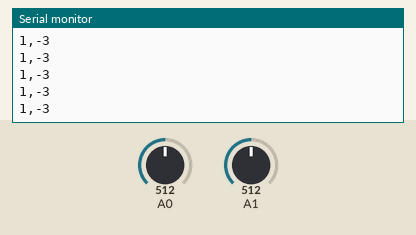
Bench run of a sketch on a simulated Arduino Uno, built with avr-gcc and run on an emulated ATmega328P. Shown: the last lines printed to the serial monitor. Inputs (shaded band) come from the test bench; at power-on: A0 = 512, A1 = 512.

Above: at 1.2 s.
1.3 s: A0 set to 613
At 1.33 s:
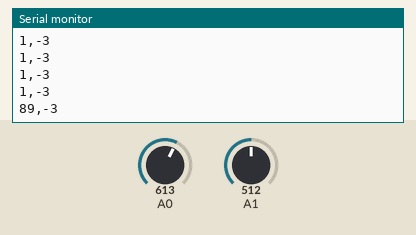
2.8 s: A0 set to 634
At 2.84 s:
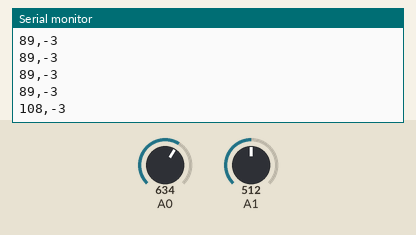
4.3 s: A1 set to 490
At 4.31 s:
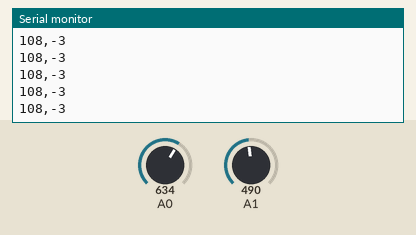
5.8 s: A1 set to 514
At 5.83 s:
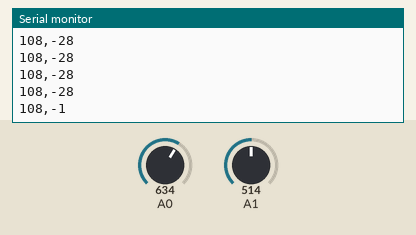
Timing chart, 0 to 8.8 s (numbered marks = the images above; inputs shaded):
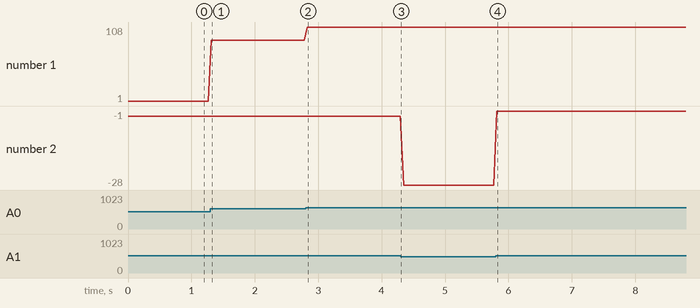

Measured:
- after the input at 1.3 s, the serial monitor: prints a new line at once (image 1)
- after the input at 2.8 s, the serial monitor: prints a new line at once (image 2)
- after the input at 5.8 s, the serial monitor: prints a new line at once (image 4)
- plotted number 1: 1 → 89 after the input at 1.3 s, 89 → 108 after the input at 2.8 s
- plotted number 2: -3 → -28 after the input at 4.3 s, -28 → -1 after the input at 5.8 s

The sketch:

potetiometer_test.ino
```cpp
void setup() {
  Serial.begin(9600);

}

void loop() {
  int joystick_1_y_value = analogRead(A0);
  int joystick_2_x_value = analogRead(A1);
  int vals[2] = {0,0};

  if (joystick_1_y_value > 510){
    vals[0] = map(joystick_1_y_value,510,802,0,255);
  }
  else if (joystick_1_y_value < 500){
    vals[0] = -1*map(joystick_1_y_value,500,210,0,255);
  }

  if (joystick_2_x_value > 525){
    vals[1] = map(joystick_2_x_value,525,750,0,255);
  }
  else if (joystick_2_x_value < 515){
    vals[1] = -1*map(joystick_2_x_value,515,295,0,255);
  }

  Serial.print(vals[0]);
  Serial.print(",");
  Serial.println(vals[1]);
  delay(50);

}
```
